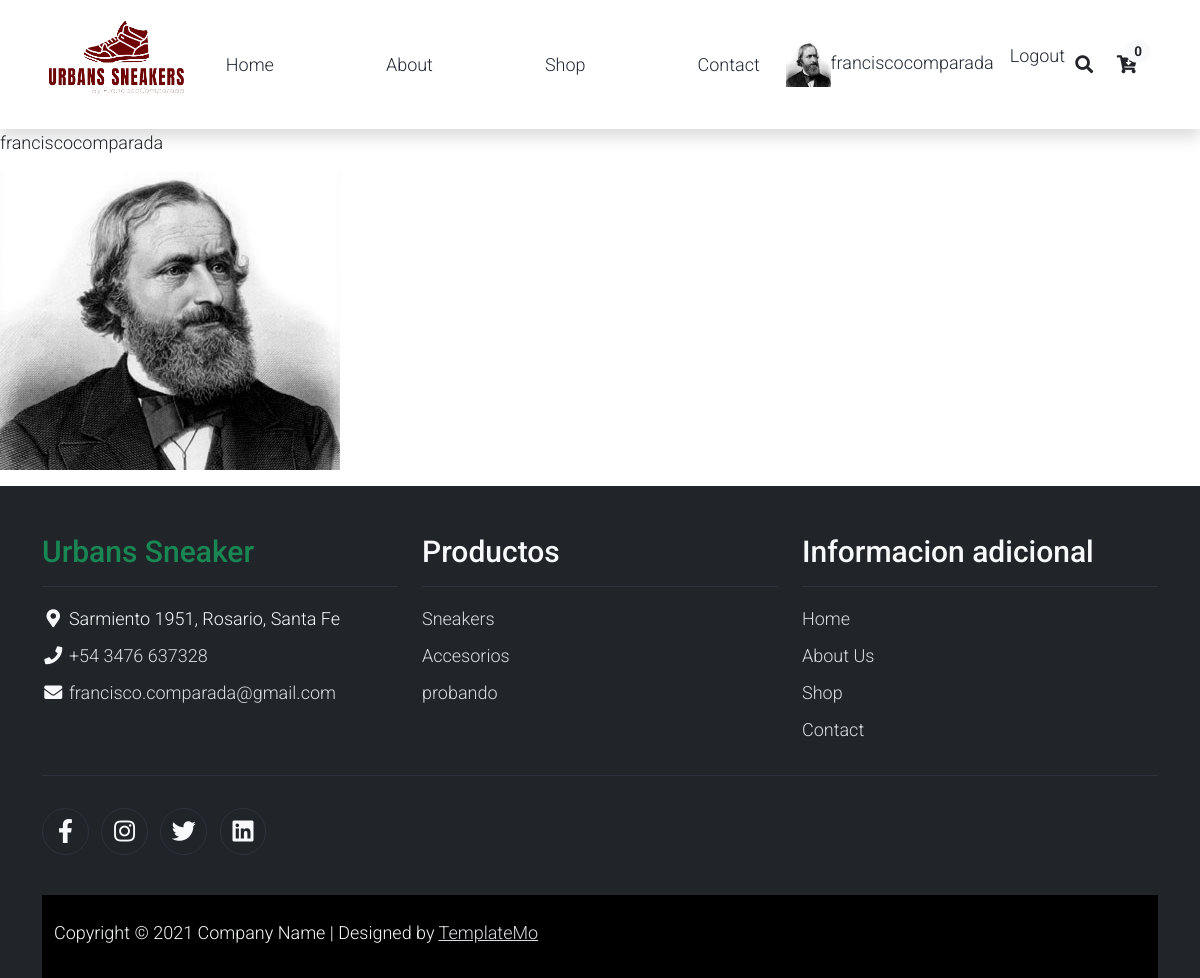
/users/profile/1/ (signed in), run on the app's committed database.
### users/models.py (models this page shows, shortened)
class User_profile(models.Model):
    user = models.OneToOneField('auth.User', on_delete=models.CASCADE, related_name='profile')
    phone = models.CharField(max_length=20, blank=True)
    address = models.CharField(max_length=200, blank=True)
    image = models.ImageField(upload_to='profile_image/', blank=True)

### Productos/models.py (models this page shows, shortened)
class Category(models.Model):
    category=models.CharField(max_length=75)

### users/views.py (the view)
# urls.py: path('profile/<int:pk>/', profile, name='profile'),
def profile(request, pk):
    if request.method == 'GET':
        profile = User_profile.objects.get(pk=pk)
        context = {'profile':profile}
        return render(request, 'users/profile.html', context=context)
    elif request.method == 'POST':
        profile = profile.objects.get(pk=pk)
        return redirect('General/index.html')

### Cart/context_processors.py (called while the page is built)
def total_cart_amount(request):
    total=0
    if request.user.is_authenticated:
        if 'cart' in request.session:
            for key,value in request.session['cart'].items():
                total = total +(float(value['price']))
    return{'total_cart_amount':total}

def total_product(request):
    total=0
    if request.user.is_authenticated:
        if 'cart' in request.session:
            for key,value in request.session['cart'].items():
                total = total +(int(value['cant']))
    return{'total_product':total}

### Productos/context_processors.py (called while the page is built)
def id_category(request):
    id_category=Category.objects.all()
    return{
        'id_category':id_category,
    }

def id_sub_category(request):
    id_sub_category=Sub_Category.objects.all()
    return{
        'id_sub_category':id_sub_category,
    }

def id_product(request):
    id_product=Product.objects.all()
    return{
        'id_product':id_product,
    }

### templates/users/profile.html (shortened to what this page needs)
{% extends 'General/index.html' %}
{% block base %}
<p>{{profile.user}}</p>
<img src="{{profile.image.url}}" alt="">
{% endblock %}

### templates/General/index.html (shortened to what this page needs)
{% load bootstrap5 %}
{% load static %}
<!DOCTYPE html>
<html lang="en">
<head>
    <link rel="stylesheet" href='{% static "css/bootstrap.min.css" %}'>
    <link rel="stylesheet" href='{% static "css/templatemo.css" %}'>
    <link rel="stylesheet" href='{% static "css/custom.css" %}'>
    <link rel="stylesheet" href='{% static "css/fontawesome.min.css" %}'>
    <link href="https://cdn.jsdelivr.net/npm/bootstrap@5.2.0/dist/css/bootstrap.min.css" rel="stylesheet">
</head>
<body>
    <nav class="navbar navbar-expand-lg navbar-light shadow">
        <div class="container d-flex justify-content-between align-items-center">
            <a class="navbar-brand text-success logo h1 align-self-center" href="/">
                <img src='{% static "img/favicon.ico" %}' alt="logoempresa" width="150" height="95">
            </a>
            <div class="align-self-center collapse navbar-collapse flex-fill  d-lg-flex justify-content-lg-between" id="templatemo_main_nav">
                <div class="flex-fill">
                    <ul class="nav navbar-nav d-flex justify-content-between mx-lg-auto">
                        <li class="nav-item">
                            <a class="nav-link" href="/">Home</a>
                        </li>
                        <li class="nav-item">
                            <a class="nav-link" href="#">About</a>
                        </li>
                        <li class="nav-item">
                            <a class="nav-link" href="/shop/">Shop</a>
                        </li>
                        <li class="nav-item">
                            <a class="nav-link" href="#"> Contact </a>
                        </li>
                    </ul>
                </div>
                <div class="navbar align-self-center d-flex">
                    <ul class="nav navbar-nav d-flex justify-content-between mx-lg-auto">
                        {% if request.user.is_authenticated %}
                            {% if request.user.profile.image.url %}
                                <li class="nav-item">
                                    <a class="nav-link" href="#">
                                        <img width="45" height="45" src= '{{ request.user.profile.image.url }}' alt='imagen de {{ request.user.username }}'>{{ request.user.username }} </a>
                                </li>
                            {% else %}
                                <li class="nav-item">
                                    <a class="nav-link" href="#"> {{ request.user.username }} </a>
                                </li>
                            {% endif %}
                            <li class="nav-item">
                                <a class="nav-link" href="/users/logout/">Logout  </a>
                            </li>
                {% endif %}
                <div class="navbar align-self-center d-flex">
                    <a class="nav-icon d-none d-lg-inline" href="#" data-bs-toggle="modal" data-bs-target="#templatemo_search">
                        <i class="fa fa-fw fa-search text-dark mr-2"></i>
                    </a>
                    {% if request.user.is_authenticated %}
                    <a class="nav-icon position-relative text-decoration-none" href="/Cart/cart/">
                        <i class="fa fa-fw fa-cart-arrow-down text-dark mr-1"></i>
                        <span class="position-absolute top-0 left-100 translate-middle badge rounded-pill bg-light text-dark">{{total_product}}</span>
                    </a>
                    {% endif %}
                </div>
            </div>
        </div>
    </nav>
    {% block base %}{% endblock %}
    <footer class="bg-dark" id="tempaltemo_footer">
        <div class="container">
            <div class="row">
                <div class="col-md-4 pt-5">
                    <h2 class="h2 text-success border-bottom pb-3 border-light logo">Urbans Sneaker</h2>
                    <ul class="list-unstyled text-light footer-link-list">
                        <li>
                            <i class="fas fa-map-marker-alt fa-fw"></i>
                            Sarmiento 1951, Rosario, Santa Fe
                        </li>
                        <li>
                            <i class="fa fa-phone fa-fw"></i>
                            <a class="text-decoration-none" href="tel:010-020-0340">+54 3476 637328</a>
                        </li>
                        <li>
                            <i class="fa fa-envelope fa-fw"></i>
                            <a class="text-decoration-none" href="mailto:info@company.com">francisco.comparada@gmail.com</a>
                        </li>
                    </ul>
                </div>
                <div class="col-md-4 pt-5">
                    <h2 class="h2 text-light border-bottom pb-3 border-light">Productos</h2>
                    <ul class="list-unstyled text-light footer-link-list">
                        {% if id_category %}
                        {% for categoria in id_category %}
                        <li><a class="text-decoration-none" href="/Productos/Shop_Category/{{categoria.id}}">{{categoria.category}}</a></li>
                        {% endfor %}
                        {% endif %}
                    </ul>
                </div>
                <div class="col-md-4 pt-5">
                    <h2 class="h2 text-light border-bottom pb-3 border-light">Informacion adicional</h2>
                    <ul class="list-unstyled text-light footer-link-list">
                        <li><a class="text-decoration-none" href="/">Home</a></li>
                        <li><a class="text-decoration-none" href="#">About Us</a></li>
                        <li><a class="text-decoration-none" href="/shop/">Shop </a></li>
                        <li><a class="text-decoration-none" href="#">Contact</a></li>
                    </ul>
                </div>
            </div>
            <div class="row text-light mb-4">
                <div class="col-12 mb-3">
                    <div class="w-100 my-3 border-top border-light"></div>
                </div>
                <div class="col-auto me-auto">
                    <ul class="list-inline text-left footer-icons">
                        <li class="list-inline-item border border-light rounded-circle text-center">
                            <a class="text-light text-decoration-none" target="_blank" href="http://facebook.com/"><i class="fab fa-facebook-f fa-lg fa-fw"></i></a>
                        </li>
                        <li class="list-inline-item border border-light rounded-circle text-center">
                            <a class="text-light text-decoration-none" target="_blank" href="https://www.instagram.com/"><i class="fab fa-instagram fa-lg fa-fw"></i></a>
                        </li>
                        <li class="list-inline-item border border-light rounded-circle text-center">
                            <a class="text-light text-decoration-none" target="_blank" href="https://twitter.com/"><i class="fab fa-twitter fa-lg fa-fw"></i></a>
                        </li>
                        <li class="list-inline-item border border-light rounded-circle text-center">
                            <a class="text-light text-decoration-none" target="_blank" href="https://www.linkedin.com/"><i class="fab fa-linkedin fa-lg fa-fw"></i></a>
                        </li>
                    </ul>
            </div>
        </div>
        <div class="w-100 bg-black py-3">
            <div class="container">
                <div class="row pt-2">
                    <div class="col-12">
                        <p class="text-left text-light">
                            Copyright &copy; 2021 Company Name
                            | Designed by <a rel="sponsored" href="https://templatemo.com" target="_blank">TemplateMo</a>
                        </p>
                    </div>
                </div>
            </div>
        </div>
    </footer>
</body>
</html>

### static/css/templatemo.css (style rules this page uses)
body, ul, li, p, a, label, input, div { font-family: 'Roboto', sans-serif; font-size: 18px !important; font-weight: 300 !important; }
.h1 { font-family: 'Roboto', sans-serif; font-size: 48px !important; font-weight: 200 !important; }
.h2 { font-family: 'Roboto', sans-serif; font-size: 30px !important; font-weight: 300; }
.logo { font-weight: 500 !important; }
.text-success { color: #59ab6e !important; }
.text-light { color: #cfd6e1 !important; }
.bg-dark { background-color: #212934 !important; }
.bg-light { background-color: #e9eef5 !important; }
.bg-black { background-color: #1d242d !important; }
#templatemo_main_nav a { color: #212934; }
#templatemo_main_nav .navbar .nav-icon { margin-right: 20px; }
#tempaltemo_footer a { color: #dcdde1; }
#tempaltemo_footer ul.footer-link-list li { padding-top: 10px; }
#tempaltemo_footer ul.footer-icons li { width: 2.6em; height: 2.6em; line-height: 2.6em; }
#tempaltemo_footer .border-light { border-color: #2d343f !important; }
@media (min-width: 768px) { #templatemo_main_nav .navbar-nav { max-width: 450px; } }
@media (min-width: 992px) { #templatemo_main_nav .navbar-nav { max-width: 550px; } }

### data on the page
User_profile: user "franciscocomparada", image (picture)
Category: category "Sneakers"
Category: category "Accesorios"
Category: category "probando"

### other printed values
{{ request.user.username }} "franciscocomparada"
{{ total_product }} "0"
